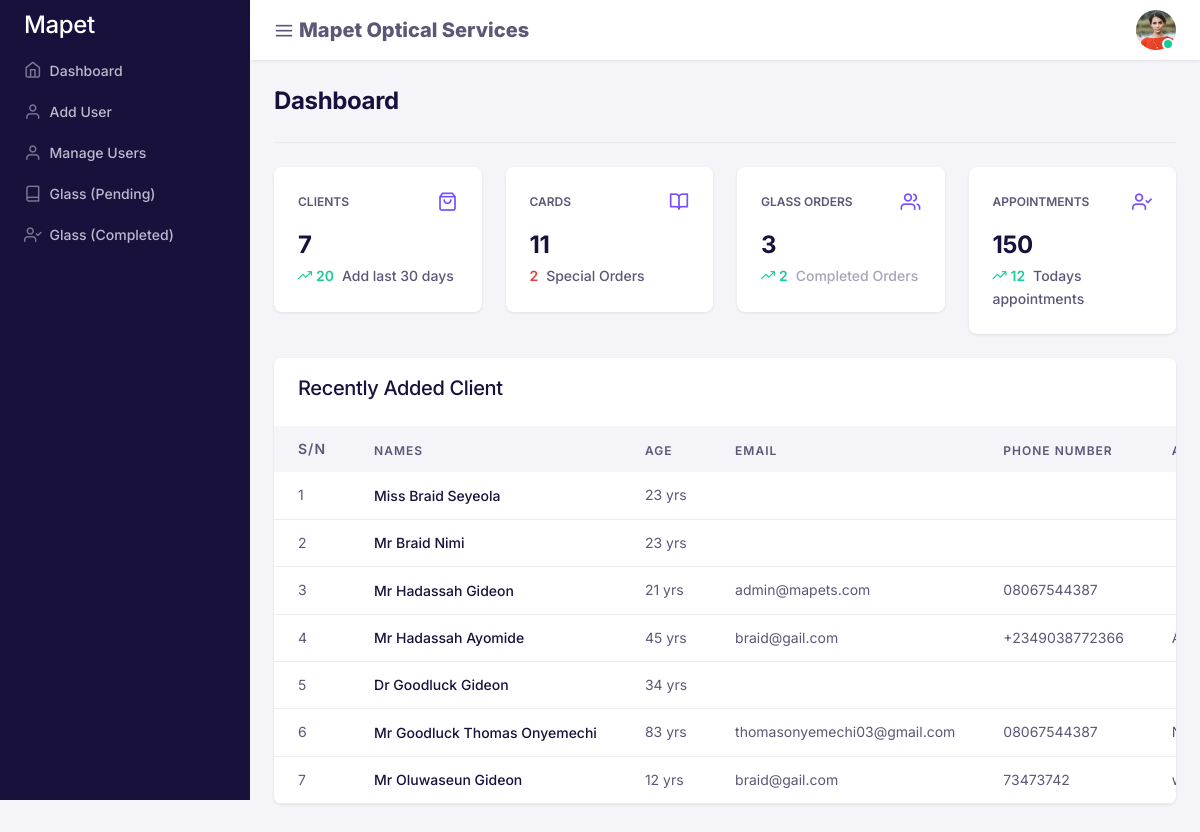
/admin/index.php (signed in), run on the app's committed database.
### tables this page shows
CREATE TABLE `clients` (
  `id` int(11) NOT NULL,
  `firstname` varchar(40) DEFAULT NULL,
  `lastname` varchar(30) DEFAULT NULL,
  `gender` varchar(10) DEFAULT NULL,
  `age` int(11) DEFAULT NULL,
  `email` varchar(255) DEFAULT NULL,
  `phone` varchar(30) DEFAULT NULL,
  `address` varchar(225) DEFAULT NULL,
  `title` varchar(11) DEFAULT NULL,
  `created_at` timestamp NULL DEFAULT NULL,
  `updated_at` timestamp NOT NULL DEFAULT current_timestamp()
);

### admin/index.php (the view, shortened to what this page needs)
<!DOCTYPE html>
<html lang="en">
<head>
    <?php include('link.php') ?>
</head>
<body>
    <div id="db-wrapper">
        <?php include('sidebar.php') ?>
        <div id="page-content">
            <?php include('header.php') ?>
            <div class="container-fluid p-4">
                <div class="row">
                    <div class="col-lg-12 col-md-12 col-12">
                        <div class="border-bottom pb-4 mb-4 d-md-flex justify-content-between align-items-center">
                            <div class="mb-3 mb-md-0">
                                <h1 class="mb-0 h2 fw-bold">Dashboard</h1>
                            </div>
                        </div>
                    </div>
                </div>
                <div class="row">
                    <div class="col-xl-3 col-lg-6 col-md-12 col-12">
                        <div class="card mb-4">
                            <div class="card-body">
                                <div class="d-flex align-items-center justify-content-between mb-3 lh-1">
                                    <div>
                                        <span class="fs-6 text-uppercase fw-semi-bold">Clients</span>
                                    </div>
                                    <div>
                                        <span class="fe fe-shopping-bag fs-3 text-primary"></span>
                                    </div>
                                </div>
                                <h2 class="fw-bold mb-1">
                                    <?php
                                        $sql = $db->query("SELECT * FROM clients ");
                                        echo mysqli_num_rows($sql);
                                    ?>
                                </h2>
                                <span class="text-success fw-semi-bold"><i class="fe fe-trending-up me-1"></i>20</span>
                                <span class="ms-1 fw-medium">Add last 30 days</span>
                            </div>
                        </div>
                    </div>
                    <div class="col-xl-3 col-lg-6 col-md-12 col-12">
                        <div class="card mb-4">
                            <div class="card-body">
                                <div class="d-flex align-items-center justify-content-between mb-3 lh-1">
                                    <div>
                                        <span class="fs-6 text-uppercase fw-semi-bold">Cards</span>
                                    </div>
                                    <div>
                                        <span class=" fe fe-book-open fs-3 text-primary"></span>
                                    </div>
                                </div>
                                <h2 class="fw-bold mb-1">
                                    <?php
                                        $sql = $db->query("SELECT * FROM cards ");
                                        echo mysqli_num_rows($sql);
                                    ?>
                                </h2>
                                <span class="text-danger fw-semi-bold"><?php
                                        $sql = $db->query("SELECT * FROM cards WHERE remark = 1 ");
                                        echo mysqli_num_rows($sql);
                                    ?></span>
                                <span class="ms-1 fw-medium">Special Orders</span>
                            </div>
                        </div>
                    </div>
                    <div class="col-xl-3 col-lg-6 col-md-12 col-12">
                        <div class="card mb-4">
                            <div class="card-body">
                                <div class="d-flex align-items-center justify-content-between mb-3 lh-1">
                                    <div>
                                        <span class="fs-6 text-uppercase fw-semi-bold">Glass Orders</span>
                                    </div>
                                    <div>
                                        <span class=" fe fe-users fs-3 text-primary"></span>
                                    </div>
                                </div>
                                <h2 class="fw-bold mb-1">
                                    <?php
                                        $sql = $db->query("SELECT * FROM cards WHERE status > 0 ");
                                        echo mysqli_num_rows($sql);
                                    ?>
                                </h2>
                                <span class="text-success fw-semi-bold"><i class="fe fe-trending-up me-1"></i><?php
                                        $sql = $db->query("SELECT * FROM cards WHERE status > 0 AND remark > 0 ");
                                        echo mysqli_num_rows($sql);
                                    ?></span>
                                <span class="ms-1 fw-medium"><a class="text-muted" href="completeglassorder.php">Completed Orders</a></span>
                            </div>
                        </div>
                    </div>
                    <div class="col-xl-3 col-lg-6 col-md-12 col-12">
                        <div class="card mb-4">
                            <div class="card-body">
                                <div class="d-flex align-items-center justify-content-between mb-3 lh-1">
                                    <div>
                                        <span class="fs-6 text-uppercase fw-semi-bold">Appointments</span>
                                    </div>
                                    <div>
                                        <span class=" fe fe-user-check fs-3 text-primary"></span>
                                    </div>
                                </div>
                                <h2 class="fw-bold mb-1">
                                    150
                                </h2>
                                <span class="text-success fw-semi-bold"><i class="fe fe-trending-up me-1"></i>12</span>
                                <span class="ms-1 fw-medium">Todays appointments </span>
                            </div>
                        </div>
                    </div>
                </div>
                <?php
                    $sql = $db->query("SELECT * FROM clients ORDER BY id DESC LIMIT 20 ");
                ?>
                <div class="row">
                    <div class="col-lg-12 col-md-12 col-12">
                        <div class="card mb-4">
                            <div class="card-header border-bottom-0">
                                <h3 class="card-title">Recently Added Client</h3>
                            </div>
                            <div class="table-responsive border-0 overflow-y-hidden">
                                <table class="table mb-0 text-nowrap">
                                    <thead class="table-light">
                                        <tr>
                                            <th class="border-0 font-size-inherit">
                                                S/N
                                            </th>
                                            <th class="border-0">Names</th>
                                            <th class="border-0">Age</th>
                                            <th class="border-0">Email</th>
                                            <th class="border-0">Phone Number</th>
                                            <th class="border-0">Address</th>
                                        </tr>
                                    </thead>
                                    <tbody>
                                        <?php
                                            $i  = 1;
                                            while ($row = mysqli_fetch_array($sql)) {
                                        ?>
                                            <tr>
                                                <td class="align-middle"><?= $i++ ?></td>
                                                <td class="align-middle">
                                                    <a href="userprofile.php?sha=<?= sha1($row['id']) ?>&&token=<?= $row['id'] ?>" class="text-inherit">
                                                        <h5 class="mb-0 text-primary-hover">
                                                            <?= ucwords($row['title'].' '.$row['lastname']. ' '.$row['firstname']) ?>
                                                        </h5>
                                                    </a>
                                                </td>
                                                <td class="align-middle"><?= $row['age'] ?> yrs</td>
                                                <td class="align-middle"><?= $row['email'] ?></td>
                                                <td class="align-middle"><?= $row['phone'] ?></td>
                                                <td class="align-middle"><?= $row['address'] ?></td>
                                            </tr>
                                        <?php    } ?>
                                    </tbody>
                                </table>
                            </div>
                        </div>
                    </div>
                </div>
            </div>
        </div>
    </div>
</body>
</html>

### admin/link.php (shortened to what this page needs)
<link href="../assets/fonts/feather/feather.css" rel="stylesheet" />
<link href="../assets/libs/bootstrap-icons/font/bootstrap-icons.css" rel="stylesheet" />
<link href="../assets/libs/dragula/dist/dragula.min.css" rel="stylesheet" />
<link href="../assets/libs/%40mdi/font/css/materialdesignicons.min.css" rel="stylesheet" />
<link href="../assets/libs/prismjs/themes/prism.css" rel="stylesheet" />
<link href="../assets/libs/dropzone/dist/dropzone.css" rel="stylesheet" />
<link href="../assets/libs/magnific-popup/dist/magnific-popup.css" rel="stylesheet" />
<link href="../assets/libs/bootstrap-select/dist/css/bootstrap-select.min.css" rel="stylesheet">
<link href="../assets/libs/%40yaireo/tagify/dist/tagify.css" rel="stylesheet">
<link href="../assets/libs/tiny-slider/dist/tiny-slider.css" rel="stylesheet">
<link href="../assets/libs/tippy.js/dist/tippy.css" rel="stylesheet">
<link href="../assets/libs/datatables.net-bs5/css/dataTables.bootstrap5.min.css" rel="stylesheet">
<link rel="stylesheet" href="https://cdn.jsdelivr.net/npm/@fortawesome/fontawesome-free@5.15.3/css/fontawesome.min.css">
<link rel="stylesheet" href="../assets/css/theme.min.css">
<link rel="stylesheet" href="../assets/css/emoji.css">
<link rel="stylesheet" href="../assets/css/all.css">

### admin/sidebar.php
<nav class="navbar-vertical navbar">
    <div class="nav-scroller">
        <ul class="navbar-nav flex-column" id="sideNavbar">
            <li class="nav-item">
                <a class="nav-link" href="#">
            <h2 class="text-white m-0">Mapet</h2>
        </a>
            </li>
            <li class="nav-item">
                <a class="nav-link" href="index.php" >
                    <i class="nav-icon fe fe-home me-2"></i> Dashboard
                </a>
            </li>
            <li class="nav-item">
                <a class="nav-link" href="adduser.php">
                    <i class="nav-icon fe fe-user me-2"></i> Add User
                </a>
            </li>
            <li class="nav-item">
                <a class="nav-link" href="userprofile.php">
                    <i class="nav-icon fe fe-user me-2"></i> Manage Users
                </a>
            </li>
            <li class="nav-item">
                <a class="nav-link" href="glassorders.php">
                    <i class="nav-icon fe fe-book me-2"></i> Glass (Pending)
                </a>
            </li>
            <li class="nav-item">
                <a class="nav-link" href="completeglassorder.php">
                    <i class="nav-icon fe fe-user-check me-2"></i> Glass (Completed)
                </a>
            </li>
        </ul>
    </div>
</nav>

### admin/header.php (shortened to what this page needs)
<div class="header">
    <nav class="navbar-default navbar navbar-expand-lg">
        <a id="nav-toggle" href="#">
            <i class="fe fe-menu"></i>
        </a>
        <b style="margin-left: 5px; font-size: 20px;">Mapet Optical Services</b>
        <ul class="navbar-nav navbar-right-wrap ms-auto d-flex nav-top-wrap">
            <li class="dropdown ms-2">
                <a class="rounded-circle" href="#" role="button" id="dropdownUser" data-bs-toggle="dropdown" aria-expanded="false">
                    <div class="avatar avatar-md avatar-indicators avatar-online">
                        <img alt="avatar" src="../assets/images/avatar/avatar-8.jpg" class="rounded-circle" />
                    </div>
                </a>
            </li>
        </ul>
    </nav>
</div>

### data on the page
clients: title+lastname+firstname "Miss Braid Seyeola", age "23"
clients: title+lastname+firstname "Mr Braid Nimi", age "23"
clients: title+lastname+firstname "Mr Hadassah Gideon", age "21", email "admin@mapets.com", phone "08067544387"
clients: title+lastname+firstname "Mr Hadassah Ayomide", age "45", email "braid@gail.com", phone "+2349038772366"
clients: title+lastname+firstname "Dr Goodluck Gideon", age "34"
clients: title+lastname+firstname "Mr Goodluck Thomas Onyemechi", age "83", email "thomasonyemechi03@gmail.com", phone "08067544387"
clients: title+lastname+firstname "Mr Oluwaseun Gideon", age "12", email "braid@gail.com", phone "73473742"

### other printed values
mysqli_num_rows($sql) "7"
mysqli_num_rows($sql) "11"
mysqli_num_rows($sql) "2"
mysqli_num_rows($sql) "3"
